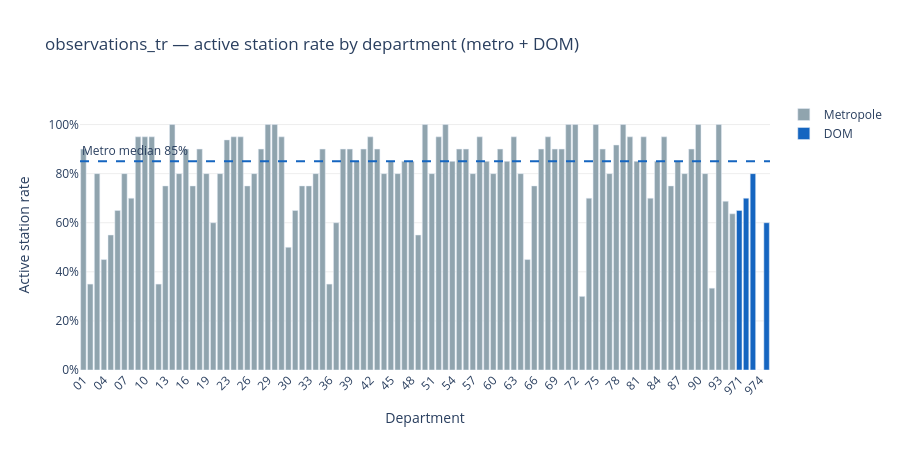

This figure's notebook cell:
### Markdown cell above
## 1 — Activation rate by department

A station is **active** if `observations_tr` returns `count > 0`.  
Blue = metropolitan France · Orange = DOM.

### Code cell
color_map = {"Metropole": "#90A4AE", "DOM": "#1565C0"}

metro_sorted = dep_summary[dep_summary["zone"] == "Metropole"].sort_values("dep")
dom_sorted = dep_summary[dep_summary["zone"] == "DOM"].sort_values("dep")
plot_df = pd.concat([metro_sorted, dom_sorted])
metro_median = metro_sorted["active_rate"].median()

fig = px.bar(
    plot_df,
    x="dep",
    y="active_rate",
    color="zone",
    color_discrete_map=color_map,
    hover_data={"label": True, "n_stations": True, "active_rate": ":.0%"},
    labels={"dep": "Department", "active_rate": "Active station rate", "zone": "Zone"},
    title="observations_tr — active station rate by department (metro + DOM)",
)
fig.add_hline(
    y=metro_median,
    line_dash="dash",
    line_color="#1565C0",
    annotation_text=f"Metro median {metro_median:.0%}",
    annotation_position="top left",
)
fig.update_layout(
    yaxis_tickformat=".0%",
    yaxis_range=[0, 1.1],
    xaxis_tickangle=-45,
    height=450,
    legend_title_text="",
    plot_bgcolor="white",
    yaxis=dict(gridcolor="#eee"),
)
fig.show()

### Figure 1 — Plotly figure (JSON) as saved in the notebook; plotly's stock layout.template omitted (floating-point values rounded to 4 significant figures; data arrays with more than 128 entries replaced by an {"elided": "..."} marker saying what was removed)
{"data": [{"customdata": {"elided": "96x2 mixed values"}, "hovertemplate": "Zone=Metropole<br>Department=%{x}<br>Active station rate=%{y:.0%}<br>label=%{customdata[0]}<br>n_stations=%{customdata[1]}<extra></extra>", "legendgroup": "Metropole", "marker": {"color": "#90A4AE", "pattern": {"shape": ""}}, "name": "Metropole", "orientation": "v", "showlegend": true, "textposition": "auto", "type": "bar", "x": ["01", "02", "03", "04", "05", "06", "07", "08", "09", "10", "11", "12", "13", "14", "15", "16", "17", "18", "19", "21", "22", "23", "24", "25", "26", "27", "28", "29", "2A", "2B", "30", "31", "32", "33", "34", "35", "36", "37", "38", "39", "40", "41", "42", "43", "44", "45", "46", "47", "48", "49", "50", "51", "52", "53", "54", "55", "56", "57", "58", "59", "60", "61", "62", "63", "64", "65", "66", "67", "68", "69", "70", "71", "72", "73", "74", "75", "76", "77", "78", "79", "80", "81", "82", "83", "84", "85", "86", "87", "88", "89", "90", "91", "92", "93", "94", "95"], "xaxis": "x", "y": [0.9, 0.35, 0.8, 0.45, 0.55, 0.65, 0.8, 0.7, 0.95, 0.95, 0.95, 0.35, 0.75, 1.0, 0.8, 0.9, 0.75, 0.9, 0.8, 0.6, 0.8, 0.9375, 0.95, 0.95, 0.75, 0.8, 0.9, 1.0, 1.0, 0.95, 0.5, 0.65, 0.75, 0.75, 0.8, 0.9, 0.35, 0.6, 0.9, 0.9, 0.85, 0.9, 0.95, 0.9, 0.8, 0.85, 0.8, 0.85, 0.85, 0.55, 1.0, 0.8, 0.95, 1.0, 0.85, 0.9, 0.9, 0.8, 0.95, 0.85, 0.8, 0.9, 0.85, 0.95, 0.8, 0.45, 0.75, 0.9, 0.95, 0.9, 0.9, 1.0, 1.0, 0.3, 0.7, 1.0, 0.9, 0.8, 0.9167, 1.0, 0.95, 0.85, 0.95, 0.7, 0.85, 0.95, 0.75, 0.85, 0.8, 0.9, 1.0, 0.8, 0.3333, 1.0, 0.6875, 0.6364], "yaxis": "y"}, {"customdata": [["Guadeloupe", 20], ["Martinique", 20], ["Guyane", 20], ["Réunion", 20], ["Mayotte", 20]], "hovertemplate": "Zone=DOM<br>Department=%{x}<br>Active station rate=%{y:.0%}<br>label=%{customdata[0]}<br>n_stations=%{customdata[1]}<extra></extra>", "legendgroup": "DOM", "marker": {"color": "#1565C0", "pattern": {"shape": ""}}, "name": "DOM", "orientation": "v", "showlegend": true, "textposition": "auto", "type": "bar", "x": ["971", "972", "973", "974", "976"], "xaxis": "x", "y": [0.65, 0.7, 0.8, 0.0, 0.6], "yaxis": "y"}], "layout": {"annotations": [{"showarrow": false, "text": "Metro median 85%", "x": 0, "xanchor": "left", "xref": "x domain", "y": 0.85, "yanchor": "bottom", "yref": "y"}], "barmode": "relative", "height": 450, "legend": {"title": {"text": ""}, "tracegroupgap": 0}, "plot_bgcolor": "white", "shapes": [{"line": {"color": "#1565C0", "dash": "dash"}, "type": "line", "x0": 0, "x1": 1, "xref": "x domain", "y0": 0.85, "y1": 0.85, "yref": "y"}], "title": {"text": "observations_tr — active station rate by department (metro + DOM)"}, "xaxis": {"anchor": "y", "domain": [0, 1], "tickangle": -45, "title": {"text": "Department"}}, "yaxis": {"anchor": "x", "domain": [0, 1], "gridcolor": "#eee", "range": [0, 1.1], "tickformat": ".0%", "title": {"text": "Active station rate"}}}}
